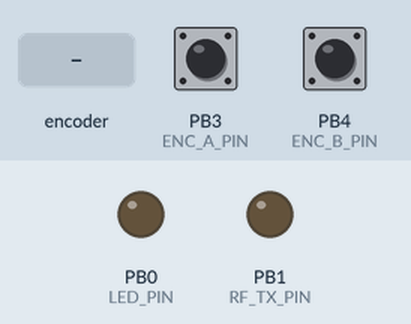
Recording of a program running on a simulated ATtiny85, built with avr-gcc and run on an emulated ATtiny85. Parts: output pins drawn as LEDs (lit = HIGH). Dashed ring = blinking. The test bench sets the inputs (shaded band); at power-on: PB3 (ENC_A_PIN) HIGH, PB4 (ENC_B_PIN) HIGH. Sleep ends after the set time or at an interrupt; EEPROM starts erased.

Above: at 1.2 s.
1.3 s: rotary encoder on PB3 (ENC_A_PIN) / PB4 (ENC_B_PIN) turned 1 step (first pin leading)
At 1.56 s:
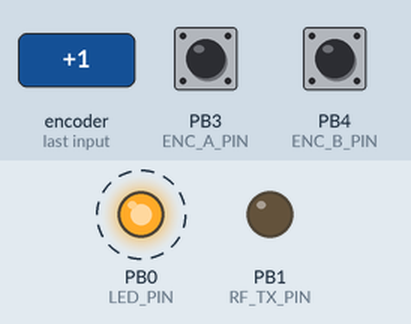
Timing chart, 0 to 4.3 s (numbered marks = the images above; inputs shaded):
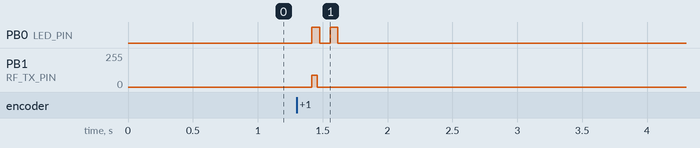

Measured:
- after the input at 1.3 s, PB0 (LED_PIN): alternates HIGH for 0.06 s and LOW for 0.08 s, 4 changes in all, then stays LOW, starting after 0.12 s; PB1 (RF_TX_PIN): 0/255 → 89/255 after 0.12 s, → 0/255 0.04 s later

The program:

main.cpp
```cpp
#include <Arduino.h>
#include <EEPROM.h>
#include <avr/interrupt.h>
#include <avr/sleep.h>
#include <avr/wdt.h>

#include "rf_protocol.h"

#ifndef PERIOT_ENABLE_LED_DEBUG
#define PERIOT_ENABLE_LED_DEBUG 0
#endif

// Note: PB0, 1 and 2 -> MOSI/MISO/SCK
constexpr uint8_t ENC_A_PIN = 3;
constexpr uint8_t ENC_B_PIN = 4;
#if PERIOT_ENABLE_LED_DEBUG
constexpr uint8_t LED_PIN = 0;
#endif
constexpr uint8_t RF_TX_PIN = 1;
constexpr uint8_t NODE_ID = 1;
constexpr uint8_t BOOT_ID_EEPROM_ADDRESS = 0;
constexpr uint8_t STEP_QUEUE_SIZE = 16;
constexpr uint8_t STEP_QUEUE_MASK = STEP_QUEUE_SIZE - 1;

volatile int8_t encoderAccum = 0;
volatile uint8_t lastEncoderState = 0;
volatile int8_t stepQueue[STEP_QUEUE_SIZE] = {};
volatile uint8_t stepQueueHead = 0;
volatile uint8_t stepQueueTail = 0;
volatile bool cooldownExpired = true;

uint8_t bootId = 0;
uint8_t encoderPosition = 0;
uint8_t lastSentPosition = 0;

uint8_t readEncoderState() {
  const uint8_t pins = PINB;
  const uint8_t a = (pins & _BV(PB3)) != 0;
  const uint8_t b = (pins & _BV(PB4)) != 0;
  return (a << 1) | b;
}

void enqueueEncoderStep(int8_t direction) {
  const uint8_t nextHead = (stepQueueHead + 1) & STEP_QUEUE_MASK;
  if (nextHead == stepQueueTail) {
    return;
  }

  stepQueue[stepQueueHead] = direction;
  stepQueueHead = nextHead;
}

ISR(PCINT0_vect) {
  const uint8_t currentState = readEncoderState();
  if (currentState == lastEncoderState) {
    return;
  }

  const uint8_t transition = (lastEncoderState << 2) | currentState;
  switch (transition) {
    case 0b1110:
    case 0b1000:
    case 0b0001:
    case 0b0111:
      encoderAccum++;
      break;

    case 0b1101:
    case 0b0100:
    case 0b0010:
    case 0b1011:
      encoderAccum--;
      break;

    default:
      break;
  }

  lastEncoderState = currentState;

  if (encoderAccum >= 4) {
    encoderAccum = 0;
    enqueueEncoderStep(+1);
  } else if (encoderAccum <= -4) {
    encoderAccum = 0;
    enqueueEncoderStep(-1);
  }
}

ISR(WDT_vect) {
  wdt_disable();
  cooldownExpired = true;
}

bool dequeueEncoderStep(int8_t& direction) {
  const uint8_t savedStatus = SREG;
  cli();

  if (stepQueueTail == stepQueueHead) {
    SREG = savedStatus;
    return false;
  }

  direction = stepQueue[stepQueueTail];
  stepQueueTail = (stepQueueTail + 1) & STEP_QUEUE_MASK;
  SREG = savedStatus;
  return true;
}

void processQueuedSteps() {
  int8_t direction;
  while (dequeueEncoderStep(direction)) {
    encoderPosition += direction;
  }
}

uint8_t nextBootId() {
  const uint8_t previousBootId = EEPROM.read(BOOT_ID_EEPROM_ADDRESS);
  const uint8_t newBootId =
      previousBootId <= 3 ? (previousBootId + 1) & 0x03 : 0;
  EEPROM.update(BOOT_ID_EEPROM_ADDRESS, newBootId);
  return newBootId;
}

void armCooldownWatchdog() {
  const uint8_t savedStatus = SREG;
  cli();

  cooldownExpired = false;
  wdt_reset();
  MCUSR &= ~_BV(WDRF);
  WDTCR = _BV(WDCE) | _BV(WDE);
  WDTCR = _BV(WDIE) | _BV(WDP2);  // Approximately 250 ms.

  SREG = savedStatus;
}

bool frameIsReady() {
  const uint8_t savedStatus = SREG;
  cli();
  const bool ready = cooldownExpired && encoderPosition != lastSentPosition;
  SREG = savedStatus;
  return ready;
}

void sleepUntilInterrupt() {
  cli();

  const bool queueHasSteps = stepQueueTail != stepQueueHead;
  const bool frameReady =
      cooldownExpired && encoderPosition != lastSentPosition;
  if (queueHasSteps || frameReady) {
    sei();
    return;
  }

  sleep_enable();
#if defined(BODS) && defined(BODSE)
  sleep_bod_disable();
#endif
  sei();
  sleep_cpu();
  sleep_disable();
}

#if PERIOT_ENABLE_LED_DEBUG
void flashLed(int16_t delta) {
  const uint8_t times = delta > 0 ? 1 : 2;
  for (uint8_t i = 0; i < times; i++) {
    digitalWrite(LED_PIN, HIGH);
    delay(60);
    digitalWrite(LED_PIN, LOW);
    delay(80);
  }
}
#endif

void sendCurrentPosition() {
  const uint8_t positionToSend = encoderPosition;
#if PERIOT_ENABLE_LED_DEBUG
  const int16_t delta =
      RfProtocolSpec::positionDelta(positionToSend, lastSentPosition);
#endif
  const RfFrame frame = createRfFrame(NODE_ID, bootId, positionToSend);

  sendRfFrame(RF_TX_PIN, frame);
  lastSentPosition = positionToSend;
  armCooldownWatchdog();
#if PERIOT_ENABLE_LED_DEBUG
  flashLed(delta);
#endif
}

void setup() {
  pinMode(ENC_A_PIN, INPUT_PULLUP);
  pinMode(ENC_B_PIN, INPUT_PULLUP);
#if PERIOT_ENABLE_LED_DEBUG
  pinMode(LED_PIN, OUTPUT);
#endif
  pinMode(RF_TX_PIN, OUTPUT);

#if PERIOT_ENABLE_LED_DEBUG
  digitalWrite(LED_PIN, LOW);
#endif
  digitalWrite(RF_TX_PIN, LOW);

  bootId = nextBootId();
  lastEncoderState = readEncoderState();

  // Wake on changes from either encoder phase: PB3/PCINT3 or PB4/PCINT4.
  PCMSK |= _BV(PCINT3) | _BV(PCINT4);
  GIFR |= _BV(PCIF);
  GIMSK |= _BV(PCIE);

  // The ADC and comparator are unused and only consume power while awake.
  ADCSRA &= ~_BV(ADEN);
  ACSR |= _BV(ACD);
  set_sleep_mode(SLEEP_MODE_PWR_DOWN);
}

void loop() {
  processQueuedSteps();

  if (frameIsReady()) {
    sendCurrentPosition();
  }

  sleepUntilInterrupt();
}
```

rf_protocol.cpp
```cpp
#include "rf_protocol.h"

namespace {

void sendMarkAndSpace(uint8_t txPin, uint16_t spaceUs) {
  digitalWrite(txPin, HIGH);
  delayMicroseconds(RfProtocolSpec::MARK_US);
  digitalWrite(txPin, LOW);
  delayMicroseconds(spaceUs);
}

}  // namespace

RfFrame createRfFrame(uint8_t nodeId, uint8_t bootId, uint8_t position) {
  return RfProtocolSpec::createFrame(nodeId, bootId, position);
}

void sendRfFrame(uint8_t txPin, const RfFrame& frame) {
  for (uint8_t i = 0; i < RfProtocolSpec::PREAMBLE_CYCLES; ++i) {
    sendMarkAndSpace(txPin, RfProtocolSpec::ZERO_SPACE_US);
  }

  sendMarkAndSpace(txPin, RfProtocolSpec::SYNC_SPACE_US);

  for (int8_t bit = RfProtocolSpec::PAYLOAD_BITS - 1; bit >= 0; --bit) {
    const bool isOne = frame.payload & (1UL << bit);
    sendMarkAndSpace(txPin, isOne ? RfProtocolSpec::ONE_SPACE_US
                                  : RfProtocolSpec::ZERO_SPACE_US);
  }

  // This rising edge closes the final data space at the receiver.
  digitalWrite(txPin, HIGH);
  delayMicroseconds(RfProtocolSpec::STOP_MARK_US);
  digitalWrite(txPin, LOW);
}
```

rf_protocol.h
```cpp
#pragma once

#include <Arduino.h>
#include <rf_protocol_spec.h>

using RfFrame = RfProtocolSpec::Frame;

RfFrame createRfFrame(uint8_t nodeId, uint8_t bootId, uint8_t position);
void sendRfFrame(uint8_t txPin, const RfFrame& frame);
```
